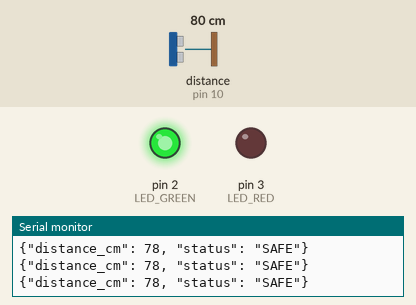
This sketch was run on a simulated Arduino Uno, built with avr-gcc and run on an emulated ATmega328P. Shown: output pins drawn as LEDs (lit = HIGH), the last lines printed to the serial monitor. Wiring (inferred from the names in the program): ultrasonic range finder: trigger pin 9; echo pin 10. The test bench sets the inputs (shaded band); at power-on: distance to the obstacle (sensor on pin 10) 80 cm. The echo pulse lasts 58.3 µs per cm; pins used as bus, display or sensor lines are not drawn.

Above: at 1.3 s.
1.4 s: distance to the obstacle (sensor on pin 10) set to 12 cm
2.9 s: distance to the obstacle (sensor on pin 10) set to 9 cm
At 4.2 s:
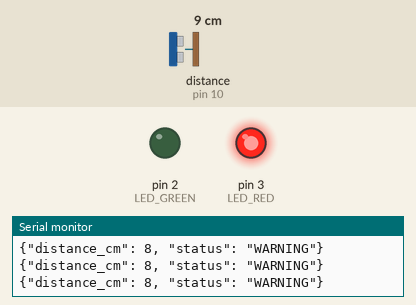
4.5 s: distance to the obstacle (sensor on pin 10) set to 18 cm
At 5.7 s:
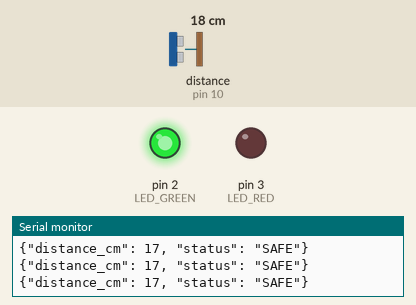
6.0 s: distance to the obstacle (sensor on pin 10) set to 2 cm
At 7.0 s:
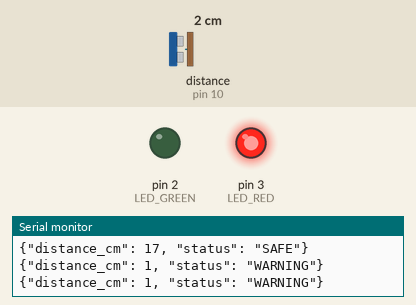
Timing chart, 0 to 8.5 s (numbered marks = the images above; inputs shaded):
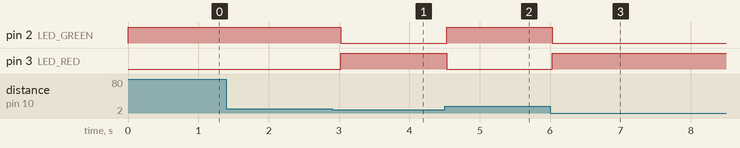

Measured:
- the behaviour switches between 11 and 10 cm on distance to the obstacle (sensor on pin 10) (found by bisection; images 0 and 1)
- after the input at 2.9 s, pin 2 (LED_GREEN): HIGH → LOW after 0.12 s; pin 3 (LED_RED): LOW → HIGH after 0.12 s
- after the input at 4.5 s, pin 2 (LED_GREEN): LOW → HIGH at once; pin 3 (LED_RED): HIGH → LOW at once
- after the input at 6.0 s, pin 2 (LED_GREEN): HIGH → LOW at once; pin 3 (LED_RED): LOW → HIGH at once

The sketch:

firmware.ino.ino
```cpp
#define TRIG_PIN 9
#define ECHO_PIN 10
#define LED_GREEN 2
#define LED_RED 3

// Schwellenwert in Zentimetern für die Sicherheitszone
const int WARNING_THRESHOLD_CM = 10;

void setup() {
  Serial.begin(9600);
  pinMode(TRIG_PIN, OUTPUT);
  pinMode(ECHO_PIN, INPUT);
  pinMode(LED_GREEN, OUTPUT);
  pinMode(LED_RED, OUTPUT);
}

void loop() {
  // Ultraschall-Impuls senden
  digitalWrite(TRIG_PIN, LOW);
  delayMicroseconds(2);
  digitalWrite(TRIG_PIN, HIGH);
  delayMicroseconds(10);
  digitalWrite(TRIG_PIN, LOW);

  // Signallaufzeit messen
  long duration = pulseIn(ECHO_PIN, HIGH);
  // Distanz berechnen (Schallgeschwindigkeit in Luft ~ 0.034 cm/us)
  int distance = duration * 0.034 / 2;

  String status = "SAFE";

  if (distance > 0 && distance < WARNING_THRESHOLD_CM) {
    status = "WARNING";
    digitalWrite(LED_RED, HIGH);
    digitalWrite(LED_GREEN, LOW);
  } else {
    digitalWrite(LED_GREEN, HIGH);
    digitalWrite(LED_RED, LOW);
  }

  // Strukturierte Telemetrie als JSON über Serial senden
  Serial.print("{\"distance_cm\": ");
  Serial.print(distance);
  Serial.print(", \"status\": \"");
  Serial.print(status);
  Serial.println("\"}");

  delay(500); // 2 Hz Messfrequenz
}
```
